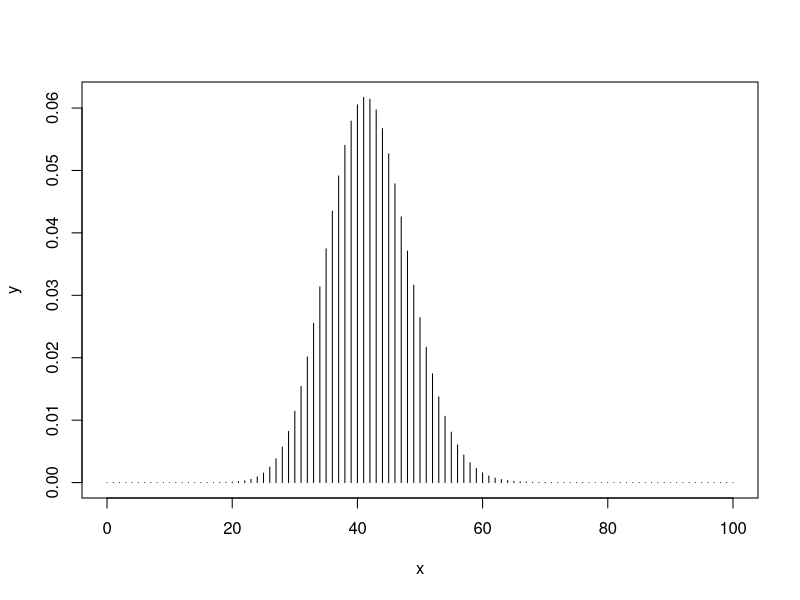

Recreate this plot in R.
## ---- chunk 1

dbinom(3,size = 10,prob =0.4 )
choose(10,3)*(0.4)^3*(0.6)^7
## ---- chunk 2
pbinom(4,size = 10,prob =0.4 )

choose(10,0)*(0.4)^0*(0.6)^10+choose(10,1)*(0.4)^1*(0.6)^9+choose(10,2)*(0.4)^2*(0.6)^8+choose(10,3)*(0.4)^3*(0.6)^7+choose(10,4)*(0.4)^4*(0.6)^6

dbinom(0,size = 10,prob =0.4 )+dbinom(1,size = 10,prob =0.4 )+dbinom(2,size = 10,prob =0.4 )+dbinom(3,size = 10,prob =0.4 )+dbinom(4,size = 10,prob =0.4 )
## ---- chunk 3
lbd=41.8
dpois(50,lambda=lbd)


(exp(-lbd)*lbd^(50))/(factorial(50))
## ---- chunk 4
ppois(45,lambda = lbd)
## ---- chunk 5
x=seq(0,100,1)
y=dpois(x,lambda=41.8)
plot(x,y,type="h")
